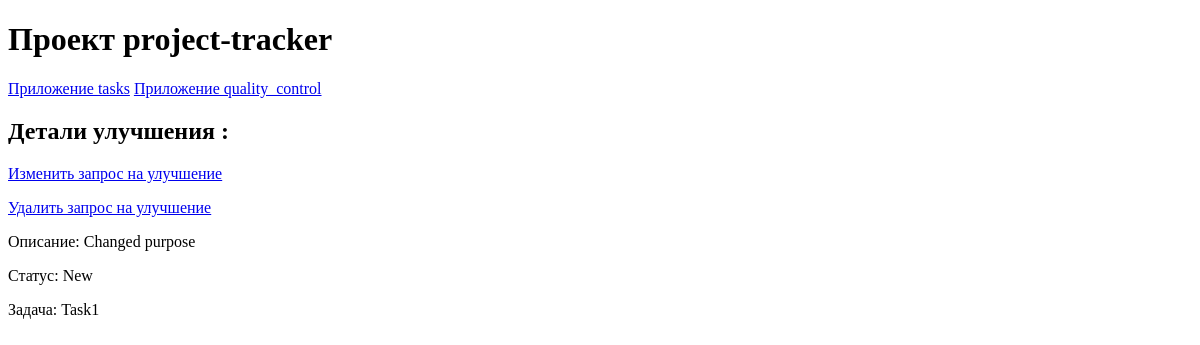
/quality_control/features/2/, run on an earlier commit of the app's database.
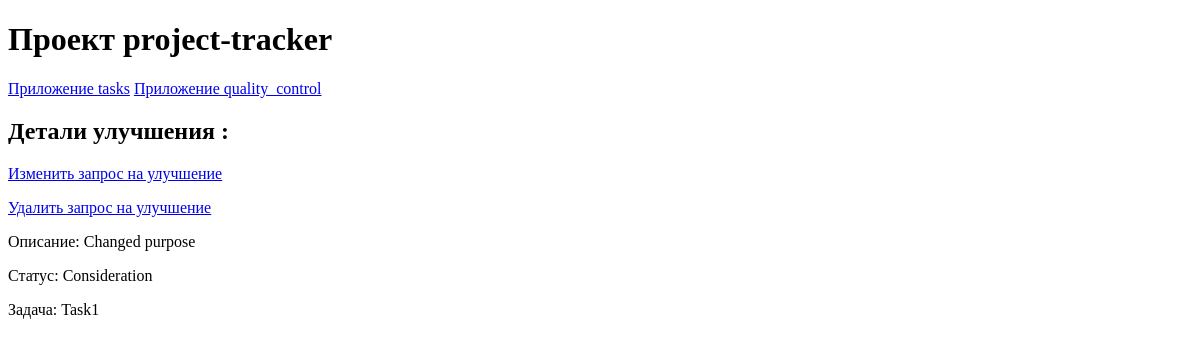
And on a later commit of the database.
### quality_control/models.py (models this page shows)
class FeatureRequest(models.Model):
    STATUS_CHOICES = [
        ('Consideration','Рассмотрение'),
        ('Accepted','Принято'),
        ('Rejected','Отклонено')
    ]
    PRIORITY_CHOICES = [
        ('3', 'Hard'),
        ('2','Medium'),
        ('1','Light')
    ]
    title = models.CharField(max_length=50)
    description = models.TextField()
    project = models.ForeignKey(
        Project,
        related_name='project_as_featurerequest',
        on_delete=models.CASCADE
    )
    task = models.ForeignKey(
        Task,
        related_name='task_as_featurerequest',
        on_delete=models.SET_NULL,
        null =True
    )
    status = models.CharField(
        max_length=50,
        choices=STATUS_CHOICES,
        default='New',
    )
    priority = models.CharField(
        max_length=50,
        choices=PRIORITY_CHOICES,
        default='1'
    )
    created_at = models.DateTimeField(auto_now_add=True)
    update_at = models.DateTimeField(auto_now=True)

### tasks/models.py (models this page shows)
class Task(models.Model):
    STATUS_CHOICES = [
        ('New', 'Новая'),
        ('In_progress', 'В работе'),
        ('Competed', 'Завершена')
    ]
    project = models.ForeignKey(
        Project,
        related_name = 'tasks',
        on_delete = models.CASCADE
    )
    name = models.CharField(max_length=100)
    description = models.TextField()
    created_at = models.DateTimeField(auto_now_add=True)
    updated_at = models.DateTimeField(auto_now=True)
    assignee = models.ForeignKey(
        User,
        related_name='tasks',
        on_delete=models.SET_NULL,
        null=True,
        blank=True
    )
    status = models.CharField(
        max_length=50,
        choices=STATUS_CHOICES,
        default='New',
    )
    def __str__(self):
        return self.name

### quality_control/views.py (the view)
# urls.py: path('features/<int:feature_id>/',views.feature_id_detail, name = 'feature_id_detail'),
def feature_id_detail(request, feature_id):
    feature = get_object_or_404(FeatureRequest, id=feature_id)
    return render(request, 'quality_control/feature_id_detail.html', {'feature': feature})

### quality_control/templates/quality_control/feature_id_detail.html
{% extends 'base/base.html' %}
{% block content %}
    <h2>Детали улучшения {{ feature_id }}:</h2>
    <p><a href="{% url 'quality_control:update_featurerequest' feature.id %}">Изменить запрос на улучшение</a></p>
    <p><a href="{% url 'quality_control:delete_feature' feature.id %}"onclick="return confirm('Вы уверены, что хотите удалить этот запрос на улучшение?');">Удалить запрос на улучшение</a></p>
    <p>Описание: {{ feature.description }}</p>
    <p>Статус: {{ feature.status }}</p>
    <p>Задача: {{ feature.task }}</p>
{% endblock %}

What changed in the data, as far as the page shows it:
changed FeatureRequest "Changed purpose": status "New" → "Consideration"
